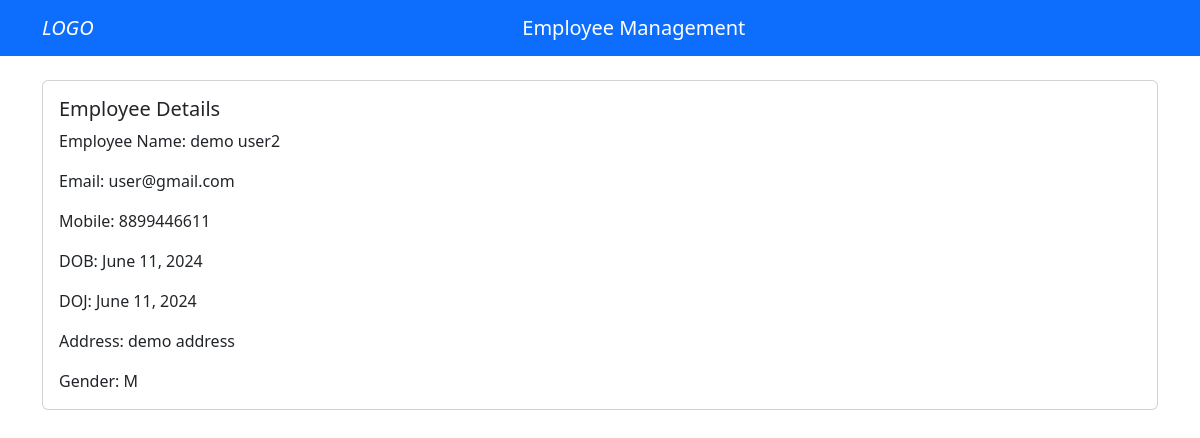
/view_employee/7, run on the app's committed database.
### Sites_app/models.py (models this page shows)
class Employee(models.Model):
    emp_name = models.CharField(max_length=50)
    address = models.CharField(max_length=200)
    mobile = models.CharField(max_length=10)
    email = models.EmailField(max_length=100)
    dob = models.DateField()
    doj = models.DateField()
    gender = models.CharField(max_length=2)
    dept_id = models.ForeignKey(Department, on_delete=models.CASCADE)
    class Meta:
        db_table = 'employee'

### Sites_app/views.py (the view)
# urls.py: path('view_employee/<int:pid>', view_employee, name='view_employee'),
def view_employee(request, pid):
    emp_obj = Employee.objects.get(id = pid)
    return render(request, 'view_employee.html',{'emp_obj':emp_obj})

### templates/view_employee.html (shortened to what this page needs)
<!DOCTYPE html>
<html lang="en">
<head>
    <link href="https://cdn.jsdelivr.net/npm/bootstrap@5.3.3/dist/css/bootstrap.min.css" rel="stylesheet"
>
</head>
<body>
    <header>
        <nav class="navbar navbar-expand-lg navbar-dark bg-primary">
            <div class="container">
                <i class="navbar-brand">
                    LOGO
                </i>
                <a class="navbar-brand mx-auto" style="display: block;">Employee Management</a>
            </div>
        </nav>
    </header>
    <div class="container mt-4">
        <div class="card">
            <div class="card-body">
                <h5 class="card-title">Employee Details</h5>
                <p class="card-text">Employee Name: {{ emp_obj.emp_name }}</p>
                <p class="card-text">Email: {{ emp_obj.email }}</p>
                <p class="card-text">Mobile: {{ emp_obj.mobile }}</p>
                <p class="card-text">DOB: {{ emp_obj.dob }}</p>
                <p class="card-text">DOJ: {{ emp_obj.doj }}</p>
                <p class="card-text">Address: {{ emp_obj.address }}</p>
                <p class="card-text">Gender: {{ emp_obj.gender }}</p>
            </div>
        </div>
    </div>
</body>
</html>

### data on the page
Employee: emp_name "demo user2", email "user@gmail.com", mobile "8899446611", dob "June 11, 2024", doj "June 11, 2024", address "demo address", gender "M"
